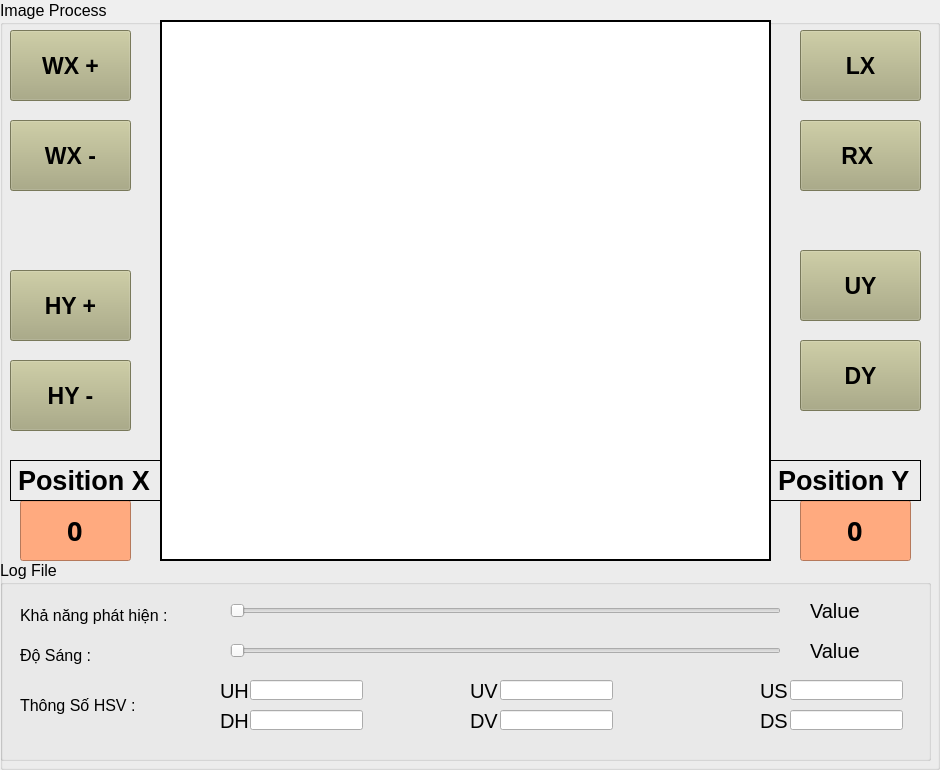
          <widget class="QGroupBox" name="groupBox_6">
           <property name="font">
            <font>
             <pointsize>12</pointsize>
            </font>
           </property>
           <property name="autoFillBackground">
            <bool>false</bool>
           </property>
           <property name="title">
            <string>Image Process</string>
           </property>
           <widget class="QLabel" name="lbImage">
            <property name="geometry">
             <rect>
              <x>160</x>
              <y>20</y>
              <width>611</width>
              <height>541</height>
             </rect>
            </property>
            <property name="styleSheet">
             <string notr="true">background-color: rgb(255, 255, 255);</string>
            </property>
            <property name="frameShape">
             <enum>QFrame::WinPanel</enum>
            </property>
            <property name="text">
             <string/>
            </property>
            <property name="pixmap">
             <pixmap>../../DELL/Downloads/kisspng-delta-robot-parallel-manipulator-robotics-photo-printer-5adf2d537ceb15.8405795115245755715117.png</pixmap>
            </property>
            <property name="scaledContents">
             <bool>true</bool>
            </property>
            <property name="alignment">
             <set>Qt::AlignCenter</set>
            </property>
           </widget>
           <widget class="QWidget" name="verticalLayoutWidget_3">
            <property name="geometry">
             <rect>
              <x>0</x>
              <y>560</y>
              <width>931</width>
              <height>201</height>
             </rect>
            </property>
            <layout class="QVBoxLayout" name="verticalLayout_3">
             <item>
              <widget class="QGroupBox" name="groupBox_3">
               <property name="font">
                <font>
                 <pointsize>12</pointsize>
                </font>
               </property>
               <property name="title">
                <string>Log File </string>
               </property>
               <widget class="QSlider" name="SLDetect">
                <property name="geometry">
                 <rect>
                  <x>230</x>
                  <y>40</y>
                  <width>551</width>
                  <height>22</height>
                 </rect>
                </property>
                <property name="orientation">
                 <enum>Qt::Horizontal</enum>
                </property>
               </widget>
               <widget class="QSlider" name="Slider_2">
                <property name="geometry">
                 <rect>
                  <x>230</x>
                  <y>80</y>
                  <width>551</width>
                  <height>22</height>
                 </rect>
                </property>
                <property name="orientation">
                 <enum>Qt::Horizontal</enum>
                </property>
               </widget>
               <widget class="QLabel" name="label">
                <property name="geometry">
                 <rect>
                  <x>20</x>
                  <y>40</y>
                  <width>161</width>
                  <height>31</height>
                 </rect>
                </property>
                <property name="text">
                 <string>Khả năng phát hiện :</string>
                </property>
               </widget>
               <widget class="QLabel" name="label_2">
                <property name="geometry">
                 <rect>
                  <x>20</x>
                  <y>80</y>
                  <width>81</width>
                  <height>31</height>
                 </rect>
                </property>
                <property name="text">
                 <string>Độ Sáng :</string>
                </property>
               </widget>
               <widget class="QLabel" name="label_3">
                <property name="geometry">
                 <rect>
                  <x>20</x>
                  <y>130</y>
                  <width>131</width>
                  <height>31</height>
                 </rect>
                </property>
                <property name="text">
                 <string>Thông Số HSV :</string>
                </property>
               </widget>
               <widget class="QLabel" name="label_5">
                <property name="geometry">
                 <rect>
                  <x>220</x>
                  <y>100</y>
                  <width>31</width>
                  <height>61</height>
                 </rect>
                </property>
                <property name="font">
                 <font>
                  <pointsize>15</pointsize>
                 </font>
                </property>
                <property name="text">
                 <string>UH</string>
                </property>
               </widget>
               <widget class="QLineEdit" name="lineEdit">
                <property name="geometry">
                 <rect>
                  <x>250</x>
                  <y>120</y>
                  <width>113</width>
                  <height>20</height>
                 </rect>
                </property>
                <property name="font">
                 <font>
                  <pointsize>12</pointsize>
                 </font>
                </property>
                <property name="alignment">
                 <set>Qt::AlignCenter</set>
                </property>
               </widget>
               <widget class="QLineEdit" name="lineEdit_2">
                <property name="geometry">
                 <rect>
                  <x>500</x>
                  <y>120</y>
                  <width>113</width>
                  <height>20</height>
                 </rect>
                </property>
                <property name="font">
                 <font>
                  <pointsize>12</pointsize>
                 </font>
                </property>
                <property name="alignment">
                 <set>Qt::AlignCenter</set>
                </property>
               </widget>
               <widget class="QLabel" name="label_6">
                <property name="geometry">
                 <rect>
                  <x>470</x>
                  <y>100</y>
                  <width>31</width>
                  <height>61</height>
                 </rect>
                </property>
                <property name="font">
                 <font>
                  <pointsize>15</pointsize>
                 </font>
                </property>
                <property name="text">
                 <string>UV</string>
                </property>
               </widget>
               <widget class="QLabel" name="label_10">
                <property name="geometry">
                 <rect>
                  <x>760</x>
                  <y>100</y>
                  <width>31</width>
                  <height>61</height>
                 </rect>
                </property>
                <property name="font">
                 <font>
                  <pointsize>15</pointsize>
                 </font>
                </property>
                <property name="text">
                 <string>US</string>
                </property>
               </widget>
               <widget class="QLineEdit" name="lineEdit_3">
                <property name="geometry">
                 <rect>
                  <x>790</x>
                  <y>120</y>
                  <width>113</width>
                  <height>20</height>
                 </rect>
                </property>
                <property name="alignment">
                 <set>Qt::AlignCenter</set>
                </property>
               </widget>
               <widget class="QLabel" name="label_16">
                <property name="geometry">
                 <rect>
                  <x>220</x>
                  <y>130</y>
                  <width>31</width>
                  <height>61</height>
                 </rect>
                </property>
                <property name="font">
                 <font>
                  <pointsize>15</pointsize>
                 </font>
                </property>
                <property name="text">
                 <string>DH</string>
                </property>
               </widget>
               <widget class="QLineEdit" name="lineEdit_4">
                <property name="geometry">
                 <rect>
                  <x>500</x>
                  <y>150</y>
                  <width>113</width>
                  <height>20</height>
                 </rect>
                </property>
                <property name="alignment">
                 <set>Qt::AlignCenter</set>
                </property>
               </widget>
               <widget class="QLineEdit" name="lineEdit_5">
                <property name="geometry">
                 <rect>
                  <x>790</x>
                  <y>150</y>
                  <width>113</width>
                  <height>20</height>
                 </rect>
                </property>
                <property name="alignment">
                 <set>Qt::AlignCenter</set>
                </property>
               </widget>
               <widget class="QLabel" name="label_18">
                <property name="geometry">
                 <rect>
                  <x>470</x>
                  <y>130</y>
                  <width>31</width>
                  <height>61</height>
                 </rect>
                </property>
                <property name="font">
                 <font>
                  <pointsize>15</pointsize>
                 </font>
                </property>
                <property name="text">
                 <string>DV</string>
                </property>
               </widget>
               <widget class="QLineEdit" name="lineEdit_6">
                <property name="geometry">
                 <rect>
                  <x>250</x>
                  <y>150</y>
                  <width>113</width>
                  <height>20</height>
                 </rect>
                </property>
                <property name="font">
                 <font>
                  <pointsize>12</pointsize>
                 </font>
                </property>
                <property name="text">
                 <string/>
                </property>
                <property name="alignment">
                 <set>Qt::AlignCenter</set>
                </property>
               </widget>
               <widget class="QLabel" name="label_19">
                <property name="geometry">
                 <rect>
                  <x>760</x>
                  <y>130</y>
                  <width>31</width>
                  <height>61</height>
                 </rect>
                </property>
                <property name="font">
                 <font>
                  <pointsize>15</pointsize>
                 </font>
                </property>
                <property name="text">
                 <string>DS</string>
                </property>
               </widget>
               <widget class="QLabel" name="numPH">
                <property name="geometry">
                 <rect>
                  <x>810</x>
                  <y>20</y>
                  <width>71</width>
                  <height>61</height>
                 </rect>
                </property>
                <property name="font">
                 <font>
                  <pointsize>15</pointsize>
                 </font>
                </property>
                <property name="text">
                 <string>Value</string>
                </property>
               </widget>
               <widget class="QLabel" name="numDS">
                <property name="geometry">
                 <rect>
                  <x>810</x>
                  <y>60</y>
                  <width>61</width>
                  <height>61</height>
                 </rect>
                </property>
                <property name="font">
                 <font>
                  <pointsize>15</pointsize>
                 </font>
                </property>
                <property name="text">
                 <string>Value</string>
                </property>
               </widget>
              </widget>
             </item>
            </layout>
           </widget>
           <widget class="QLineEdit" name="tbX">
            <property name="geometry">
             <rect>
              <x>20</x>
              <y>500</y>
              <width>111</width>
              <height>61</height>
             </rect>
            </property>
            <property name="font">
             <font>
              <family>Bahnschrift SemiBold</family>
              <pointsize>20</pointsize>
              <weight>75</weight>
              <bold>true</bold>
             </font>
            </property>
            <property name="styleSheet">
             <string notr="true">background-color: rgb(255, 170, 127);</string>
            </property>
            <property name="text">
             <string>0</string>
            </property>
            <property name="alignment">
             <set>Qt::AlignCenter</set>
            </property>
            <property name="readOnly">
             <bool>true</bool>
            </property>
           </widget>
           <widget class="QLabel" name="label_15">
            <property name="geometry">
             <rect>
              <x>10</x>
              <y>460</y>
              <width>151</width>
              <height>41</height>
             </rect>
            </property>
            <property name="font">
             <font>
              <pointsize>20</pointsize>
              <weight>75</weight>
              <bold>true</bold>
             </font>
            </property>
            <property name="frameShape">
             <enum>QFrame::Box</enum>
            </property>
            <property name="text">
             <string>&lt;html&gt;&lt;head/&gt;&lt;body&gt;&lt;p&gt;Position X&lt;/p&gt;&lt;/body&gt;&lt;/html&gt;</string>
            </property>
           </widget>
           <widget class="QLineEdit" name="tbY">
            <property name="geometry">
             <rect>
              <x>800</x>
              <y>500</y>
              <width>111</width>
              <height>61</height>
             </rect>
            </property>
            <property name="font">
             <font>
              <family>Bahnschrift SemiBold</family>
              <pointsize>20</pointsize>
              <weight>75</weight>
              <bold>true</bold>
             </font>
            </property>
            <property name="styleSheet">
             <string notr="true">background-color: rgb(255, 170, 127);</string>
            </property>
            <property name="text">
             <string>0</string>
            </property>
            <property name="alignment">
             <set>Qt::AlignCenter</set>
            </property>
            <property name="readOnly">
             <bool>true</bool>
            </property>
           </widget>
           <widget class="QPushButton" name="btXPlus">
            <property name="geometry">
             <rect>
              <x>800</x>
              <y>30</y>
              <width>121</width>
              <height>71</height>
             </rect>
            </property>
            <property name="font">
             <font>
              <pointsize>17</pointsize>
              <weight>75</weight>
              <bold>true</bold>
             </font>
            </property>
            <property name="autoFillBackground">
             <bool>false</bool>
            </property>
            <property name="styleSheet">
             <string notr="true">background-color: rgb(170, 170, 127);</string>
            </property>
            <property name="text">
             <string>LX</string>
            </property>
            <property name="checkable">
             <bool>false</bool>
            </property>
            <property name="autoDefault">
             <bool>false</bool>
            </property>
           </widget>
           <widget class="QPushButton" name="btYMinus">
            <property name="geometry">
             <rect>
              <x>800</x>
              <y>340</y>
              <width>121</width>
              <height>71</height>
             </rect>
            </property>
            <property name="font">
             <font>
              <pointsize>17</pointsize>
              <weight>75</weight>
              <bold>true</bold>
             </font>
            </property>
            <property name="autoFillBackground">
             <bool>false</bool>
            </property>
            <property name="styleSheet">
             <string notr="true">background-color: rgb(170, 170, 127);</string>
            </property>
            <property name="text">
             <string>DY</string>
            </property>
            <property name="checkable">
             <bool>false</bool>
            </property>
            <property name="autoDefault">
             <bool>false</bool>
            </property>
           </widget>
           <widget class="QPushButton" name="btXMinus">
            <property name="geometry">
             <rect>
              <x>800</x>
              <y>120</y>
              <width>121</width>
              <height>71</height>
             </rect>
            </property>
            <property name="font">
             <font>
              <pointsize>17</pointsize>
              <weight>75</weight>
              <bold>true</bold>
             </font>
            </property>
            <property name="autoFillBackground">
             <bool>false</bool>
            </property>
            <property name="styleSheet">
             <string notr="true">background-color: rgb(170, 170, 127);</string>
            </property>
            <property name="text">
             <string>RX </string>
            </property>
            <property name="checkable">
             <bool>false</bool>
            </property>
            <property name="autoDefault">
             <bool>false</bool>
            </property>
           </widget>
           <widget class="QPushButton" name="btYPlus">
            <property name="geometry">
             <rect>
              <x>800</x>
              <y>250</y>
              <width>121</width>
              <height>71</height>
             </rect>
            </property>
            <property name="font">
             <font>
              <pointsize>17</pointsize>
              <weight>75</weight>
              <bold>true</bold>
             </font>
            </property>
            <property name="autoFillBackground">
             <bool>false</bool>
            </property>
            <property name="styleSheet">
             <string notr="true">background-color: rgb(170, 170, 127);</string>
            </property>
            <property name="text">
             <string>UY</string>
            </property>
            <property name="checkable">
             <bool>false</bool>
            </property>
            <property name="autoDefault">
             <bool>false</bool>
            </property>
           </widget>
           <widget class="QPushButton" name="btWidthPlus">
            <property name="geometry">
             <rect>
              <x>10</x>
              <y>30</y>
              <width>121</width>
              <height>71</height>
             </rect>
            </property>
            <property name="font">
             <font>
              <pointsize>17</pointsize>
              <weight>75</weight>
              <bold>true</bold>
             </font>
            </property>
            <property name="autoFillBackground">
             <bool>false</bool>
            </property>
            <property name="styleSheet">
             <string notr="true">background-color: rgb(170, 170, 127);</string>
            </property>
            <property name="text">
             <string>WX +</string>
            </property>
            <property name="checkable">
             <bool>false</bool>
            </property>
            <property name="autoDefault">
             <bool>false</bool>
            </property>
           </widget>
           <widget class="QPushButton" name="btHeightPlus">
            <property name="geometry">
             <rect>
              <x>10</x>
              <y>270</y>
              <width>121</width>
              <height>71</height>
             </rect>
            </property>
            <property name="font">
             <font>
              <pointsize>17</pointsize>
              <weight>75</weight>
              <bold>true</bold>
             </font>
            </property>
            <property name="autoFillBackground">
             <bool>false</bool>
            </property>
            <property name="styleSheet">
             <string notr="true">background-color: rgb(170, 170, 127);</string>
            </property>
            <property name="text">
             <string>HY +</string>
            </property>
            <property name="checkable">
             <bool>false</bool>
            </property>
            <property name="autoDefault">
             <bool>false</bool>
            </property>
           </widget>
           <widget class="QPushButton" name="btHeightMinus">
            <property name="geometry">
             <rect>
              <x>10</x>
              <y>360</y>
              <width>121</width>
              <height>71</height>
             </rect>
            </property>
            <property name="font">
             <font>
              <pointsize>17</pointsize>
              <weight>75</weight>
              <bold>true</bold>
             </font>
            </property>
            <property name="autoFillBackground">
             <bool>false</bool>
            </property>
            <property name="styleSheet">
             <string notr="true">background-color: rgb(170, 170, 127);</string>
            </property>
            <property name="text">
             <string>HY -</string>
            </property>
            <property name="checkable">
             <bool>false</bool>
            </property>
            <property name="autoDefault">
             <bool>false</bool>
            </property>
           </widget>
           <widget class="QPushButton" name="btWidthMinus">
            <property name="geometry">
             <rect>
              <x>10</x>
              <y>120</y>
              <width>121</width>
              <height>71</height>
             </rect>
            </property>
            <property name="font">
             <font>
              <pointsize>17</pointsize>
              <weight>75</weight>
              <bold>true</bold>
             </font>
            </property>
            <property name="autoFillBackground">
             <bool>false</bool>
            </property>
            <property name="styleSheet">
             <string notr="true">background-color: rgb(170, 170, 127);</string>
            </property>
            <property name="text">
             <string>WX -</string>
            </property>
            <property name="checkable">
             <bool>false</bool>
            </property>
            <property name="autoDefault">
             <bool>false</bool>
            </property>
           </widget>
           <widget class="QLabel" name="label_17">
            <property name="geometry">
             <rect>
              <x>770</x>
              <y>460</y>
              <width>151</width>
              <height>41</height>
             </rect>
            </property>
            <property name="font">
             <font>
              <pointsize>20</pointsize>
              <weight>75</weight>
              <bold>true</bold>
             </font>
            </property>
            <property name="frameShape">
             <enum>QFrame::Box</enum>
            </property>
            <property name="text">
             <string>&lt;html&gt;&lt;head/&gt;&lt;body&gt;&lt;p&gt;Position Y&lt;/p&gt;&lt;/body&gt;&lt;/html&gt;</string>
            </property>
           </widget>
          </widget>
